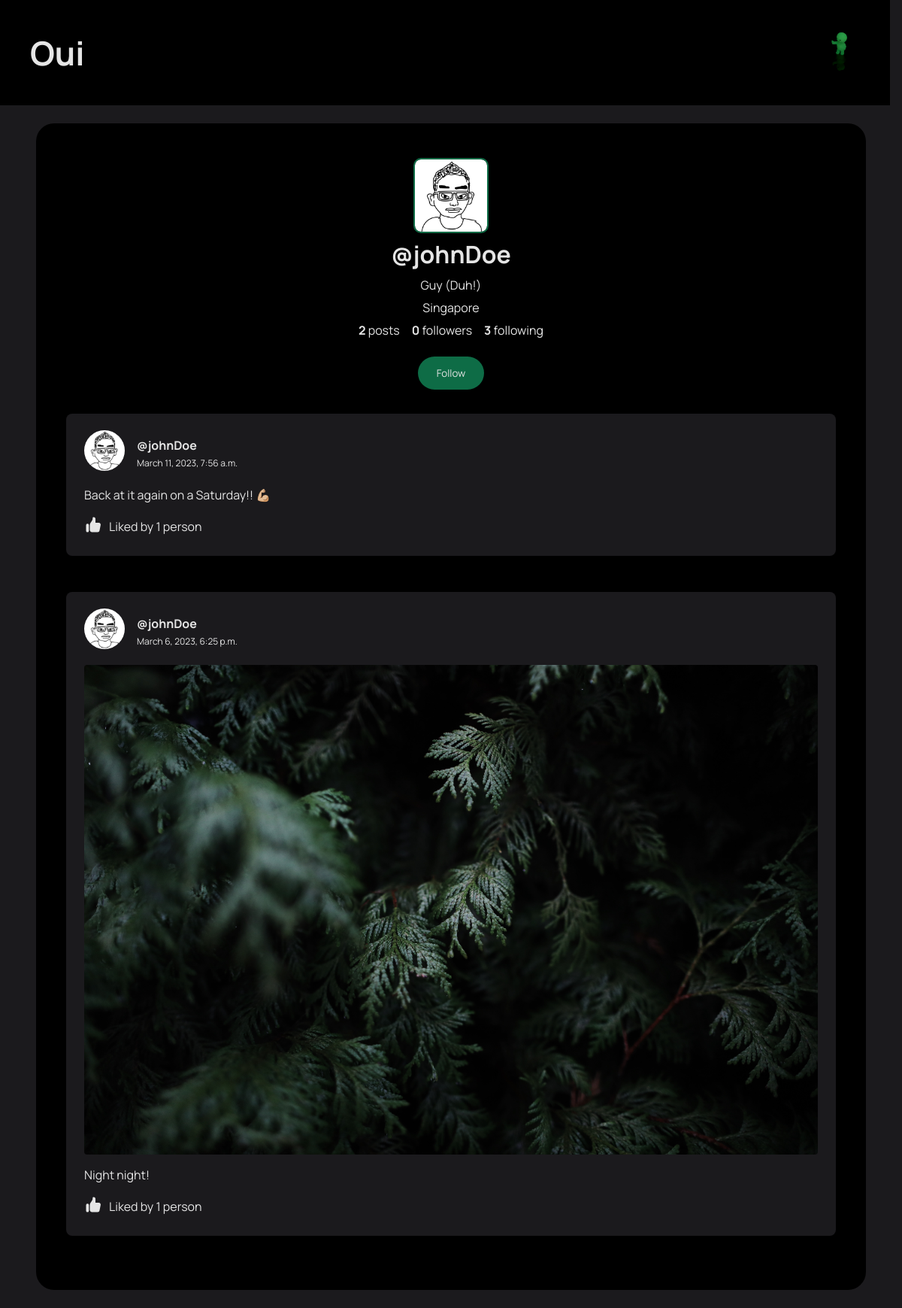
/profile/johnDoe (signed in), run on the app's committed database.
### core/models.py (models this page shows, shortened)
class Profile(models.Model):
    user = models.ForeignKey(User, on_delete=models.CASCADE)
    id_user = models.IntegerField()
    bio = models.TextField(blank=True)
    profile_img = models.ImageField(
        upload_to='profile_imgs/', default='default_profile_img.png')
    location = models.CharField(max_length=100, blank=True)

class Post(models.Model):
    id = models.UUIDField(primary_key=True, default=uuid.uuid4, editable=False)
    user = models.CharField(max_length=100)
    image = models.ImageField(upload_to='post_imgs/', blank=True, null=True)
    caption = models.TextField()
    created_at = models.DateTimeField(default=datetime.now)
    no_of_likes = models.IntegerField(default=0)

### core/views.py (the view)
# urls.py: path('profile/<str:pk>', views.profile, name='profile'),
@login_required(login_url='login')
def profile(request, pk):
    current_user = Profile.objects.get(user=request.user)
    user_object = User.objects.get(username=pk)
    user_profile = Profile.objects.get(user=user_object)
    user_posts = Post.objects.filter(user=pk)
    user_post_len = len(user_posts)
    follower = request.user.username
    user = pk
    if FollowersCount.objects.filter(follower=follower, user=user).first():
        button_text = 'Unfollow'
    else:
        button_text = 'Follow'
    user_follower_len = len(FollowersCount.objects.filter(user=pk))
    user_following_len = len(FollowersCount.objects.filter(follower=pk))
    context = {
        'current_user': current_user,
        'user_object': user_object,
        'user_profile': user_profile,
        'user_posts': user_posts,
        'user_post_len': user_post_len,
        'user_follower_len': user_follower_len,
        'user_following_len': user_following_len,
        'button_text': button_text,
        'profile_img_url': user_profile.profile_img.url,
    }
    return render(request, 'profile.html', context)

### templates/profile.html (shortened to what this page needs)
<!DOCTYPE html>
<html lang="en">
  <head>
    <link rel="stylesheet" href="/static/styles/main.css" />
    <link rel="stylesheet" href="/static/styles/profile.css" />
  </head>
  <body>
    <header>
      <a href="/" class="logo">
        <h1>Oui</h1>
      </a>
      <a href="/profile/{{user.username}}">
        <img
          src="{{current_user.profile_img.url}}"
          class="profile-img"
          alt=""
        />
      </a>
    </header>
    <main>
      <img src="{{user_profile.profile_img.url}}" class="profile-pic" alt="" />
      <h1>@{{user_profile.user.username}}</h1>
      <p>{{user_profile.bio}}</p>
      <p>{{user_profile.location}}</p>
      <div class="profile-stats">
        <p><strong>{{user_post_len}}</strong> posts</p>
        <p><strong>{{user_follower_len}}</strong> followers</p>
        <p><strong>{{user_following_len}}</strong> following</p>
      </div>
      <form action="/follow" method="POST">
        {% if user_object.username == user.username %}
        <button type="button" onclick="location.href = '/settings'">
          Account Settings
        </button>
        {% else %}
        <button type="submit">{{button_text}}</button>
        {% endif %}
      </form>
      {% for post in user_posts reversed %}
      <section class="posts">
        <div class="post">
          <div class="post-header">
            <a href="/profile/{{post.user}}">
              <img src="{{profile_img_url}}" class="profile-img" />
            </a>
            <div>
              <a href="/profile/{{post.user}}"><h4>@{{post.user}}</h4></a>
              <small>{{post.created_at}}</small>
            </div>
          </div>
          {% if post.image %}
          <div class="post-content">
            <img src="{{post.image.url}}" alt="" class="post-img" />
          </div>
          {% endif %}
          <p>{{post.caption}}</p>
          <div class="likes-section">
            <a href="/like-post?post_id={{post.id}}">
            </a>
            <span class="likes">
              {% if post.no_of_likes == 0 %}
              <p>No likes</p>
              {% elif post.no_of_likes == 1 %}
              <p>Liked by {{post.no_of_likes}} person</p>
              {% else %}
              <p>Liked by {{post.no_of_likes}} people</p>
              {% endif %}
            </span>
          </div>
        </div>
        {% endfor %}
      </section>
    </main>
  </body>
</html>

### static/styles/main.css (style rules this page uses)
:root { --background: #1B1A1D; --text: #E5E5E5; --dark: #626066; --warning: #ff5555; --primary-accent: #0E6C46; }
* { color: var(--text); font-family: 'Manrope', sans-serif; }
h1, h2, h3, h4, h5, h6, p { padding: 0; margin: 0; }
small { font-size: 0.75rem; }
a { text-decoration: none; }
form { display: flex; flex-wrap: wrap; gap: 1rem; }
form button { padding: 1rem 1.25rem; border: 1.5px solid transparent }
button { background-color: var(--primary-accent); color: var(--text); font-weight: 700; border: 1px solid transparent; border-radius: 2rem; padding: 1rem 2rem; cursor: pointer; }
header { padding: 2rem; width: fit-content }
.logo { font-weight: 400; font-size: 1.37rem; }

### static/styles/profile.css (style rules this page uses)
body { background-color: var(--background); height: 100%; width: 100%; padding: 0; margin: 0; display: flex; flex-direction: column; }
button { font-weight: normal; padding: 0.75rem 1.5rem; }
header { background-color: black; width: calc(100vw - 6rem); display: flex; justify-content: space-between; align-items: center; padding: 2.5rem; }
.profile-img { margin-top: -0.125rem; height: 54px; width: 54px; object-fit: cover; border-radius: 50%; }
main { background-color: black; width: calc(100vw - 9rem); margin: 1.5rem auto; padding: 1.5rem; padding-top: 3rem; border-radius: 1.5rem; display: flex; flex-direction: column; gap: 0.5rem; justify-content: center; align-items: center; }
main button { margin-top: 1rem; padding: 0.75rem 1.5rem; }
.posts { display: flex; flex-direction: column; gap: 1.5rem; margin-bottom: 1.5rem; padding: 0; max-width: 1024px; }
.post { background-color: var(--background); display: flex; flex-direction: column; gap: 1rem; padding: 1.5rem; border-radius: 0.5rem; margin-top: 1.5rem; }
.post-header { display: flex; gap: 1rem; }
.post-header>div { height: 100%; margin: auto 0; }
.post-content { display: flex; flex-direction: column; gap: 1rem; }
.post-content>* { max-height: 100%; }
.post-img { max-height: 100%; max-width: 100%; border-radius: 0.25rem; }
.likes-section { display: flex; gap: 0.5rem; align-items: center; }
.profile-pic { width: 6rem; height: 6rem; object-fit: cover; border-radius: 0.5rem; outline: 0.125rem solid var(--primary-accent); }
.profile-stats { display: flex; gap: 1rem; }

### data on the page
Profile: profile_img (picture)
Profile: profile_img (picture), user.username "johnDoe", bio "Guy (Duh!)", location "Singapore"
Post: user "johnDoe", created_at "March 11, 2023, 7:56 a.m.", caption "Back at it again on a Saturday!! 💪🏼", no_of_likes "1"
Post: user "johnDoe", created_at "March 6, 2023, 6:25 p.m.", image (picture), caption "Night night!", no_of_likes "1"

### other printed values
{{ user_post_len }} "2"
{{ user_follower_len }} "0"
{{ user_following_len }} "3"
{{ button_text }} "Follow"
